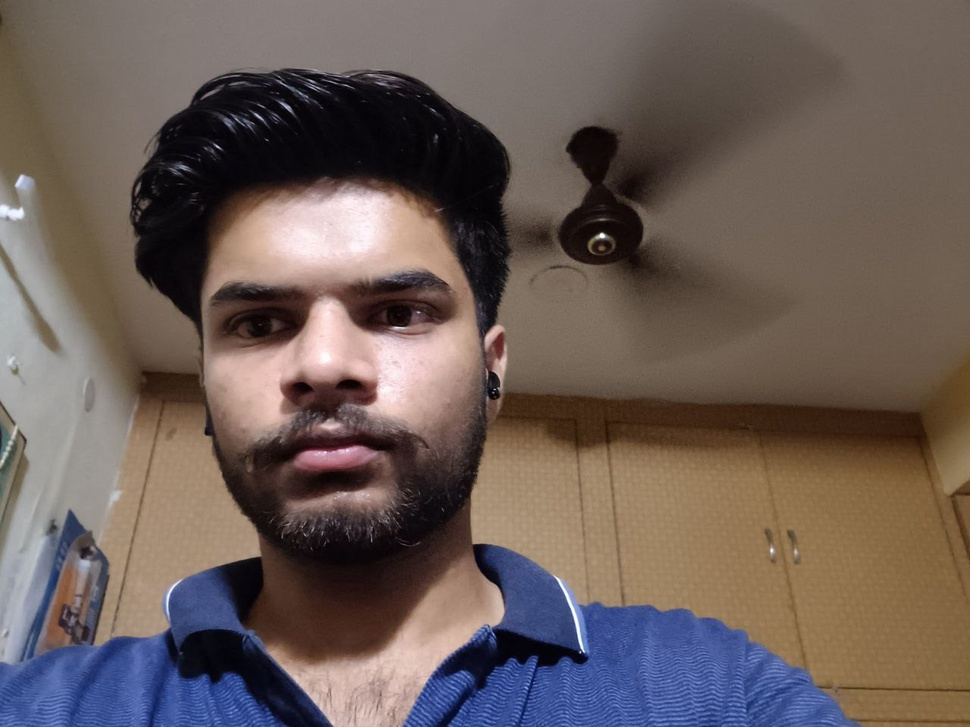
#> input picture assetss/reference.jpg, 970 x 727 px, shrunk from 1280 x 960 before the run, given in place of the camera
$ python tut5.py
#> lines starting #> are read from the running program, lines starting #| are printed output that depends on the picture; after the words box and inside, x2 and y2 are one past the last pixel; in counts of white or black regions, pixels touching at a corner belong together
import numpy as np
import cv2

cap = cv2.VideoCapture(0)

while True:
    ret, frame = cap.read()
#> frame is the input picture: shape (727, 970, 3); mean B, G, R 88.2, 93.2, 106.9
    width = cap.get(3)
    height = cap.get(4)

    hsv = cv2.cvtColor(frame, cv2.COLOR_BGR2HSV)
#> hsv: shape (727, 970, 3); mean H, S, V 39.3, 84.3, 115.1
    lower_blue = np.array([90, 50, 50])
    upper_blue = np.array([130, 255, 255])

    mask = cv2.inRange(hsv, lower_blue, upper_blue)
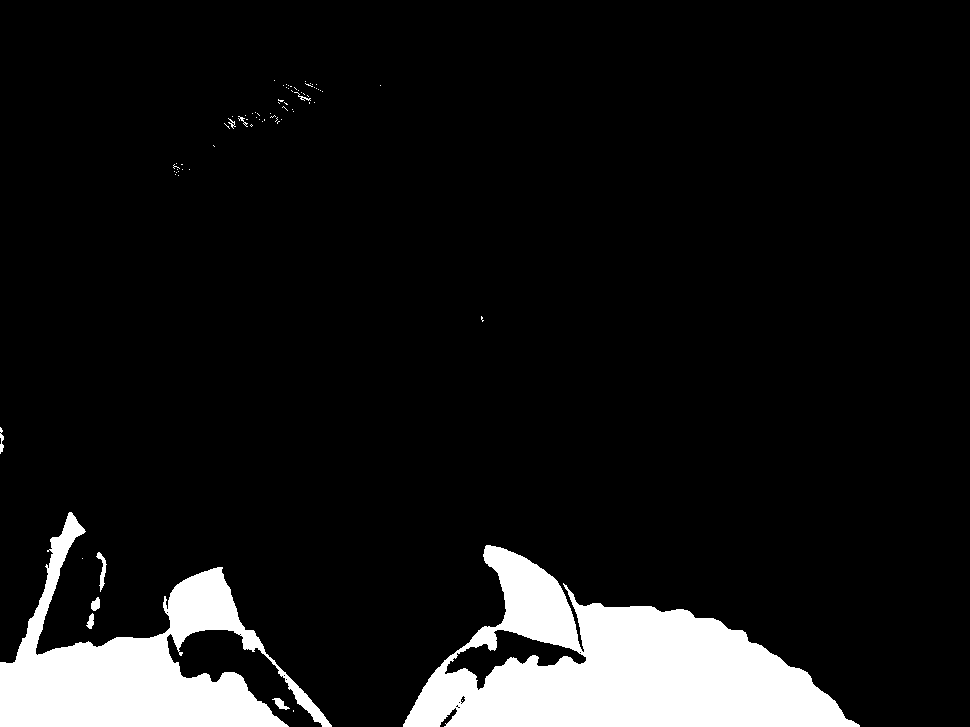
#> mask: shape (727, 970); 9.5% white; 75 white regions (65 under 20 px), largest, box (x1, y1, x2, y2) and area: (403, 545, 860, 727) 40658, (0, 512, 332, 727) 25767, (96, 552, 107, 592) 159

    result = cv2.bitwise_and(frame, frame, mask=mask)
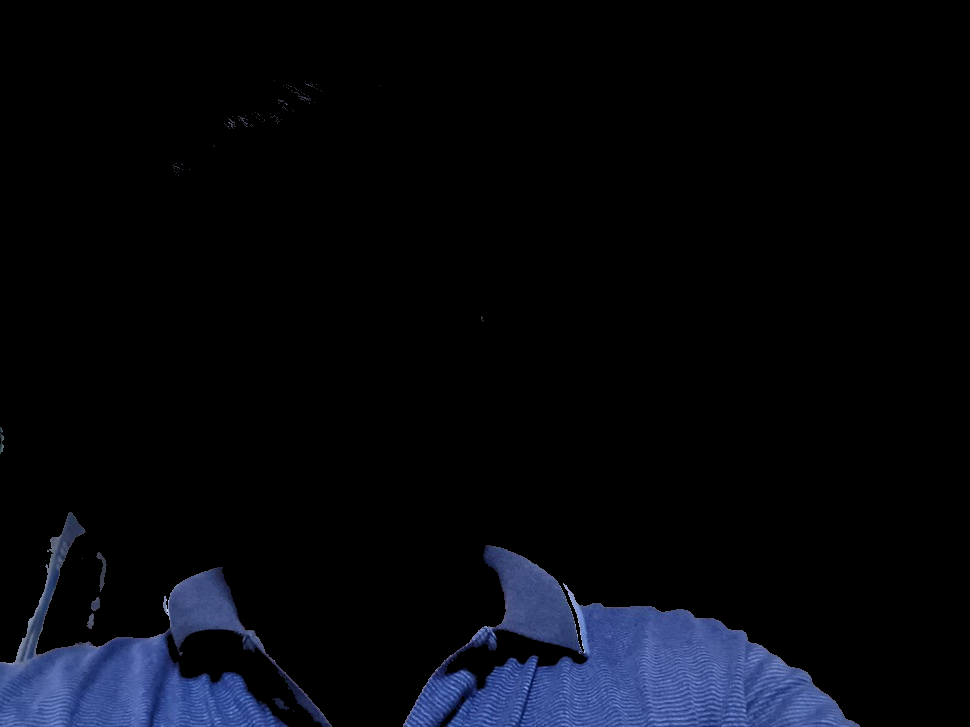
#> result: shape (727, 970, 3); mean B, G, R 13.5, 7.7, 5.9

    cv2.imshow('captured video', result)

    if cv2.waitKey(1) == ord('q'):
#> (key q is pressed here)
        break


cap.release()
cv2.destroyAllWindows()

$ run again, on assetss/template.jpg
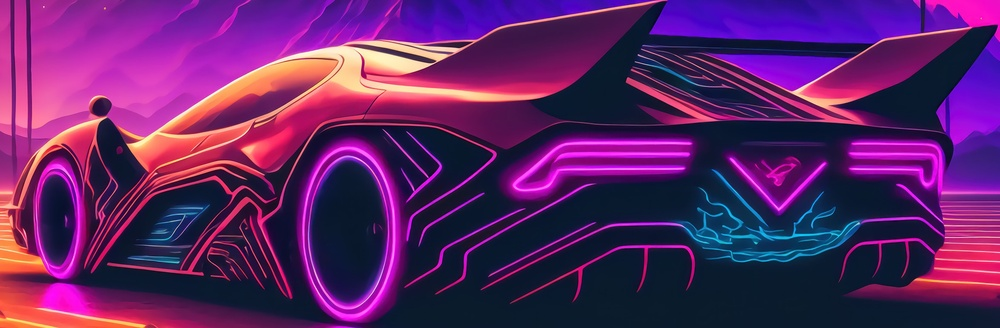
#> input picture assetss/template.jpg, 1000 x 328 px, shrunk from 2345 x 768 before the run, given in place of the camera
#> frame is the input picture: shape (328, 1000, 3); mean B, G, R 102.3, 35, 95.2
#> hsv: shape (328, 1000, 3); mean H, S, V 129.3, 197.7, 122.1
#> `mask = cv2.inRange(hsv, lower_blue, upper_blue)`:
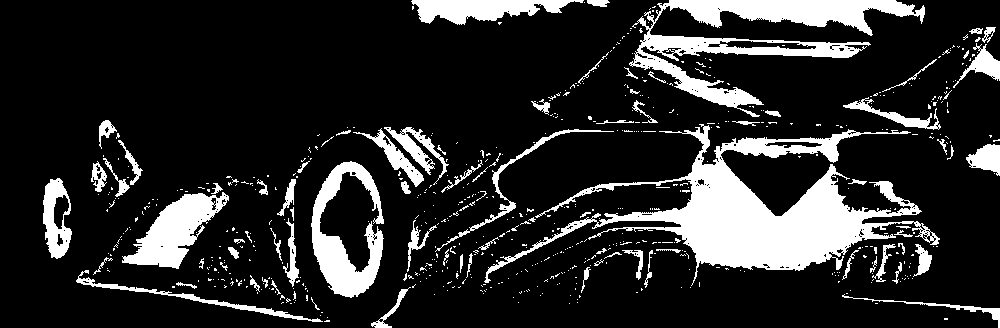
#> mask: shape (328, 1000); 16.6% white; 626 white regions (545 under 20 px), largest, box (x1, y1, x2, y2) and area: (484, 124, 940, 286) 19047, (629, 0, 925, 117) 9661, (311, 161, 384, 298) 4315
#> `result = cv2.bitwise_and(frame, frame, mask=mask)`:
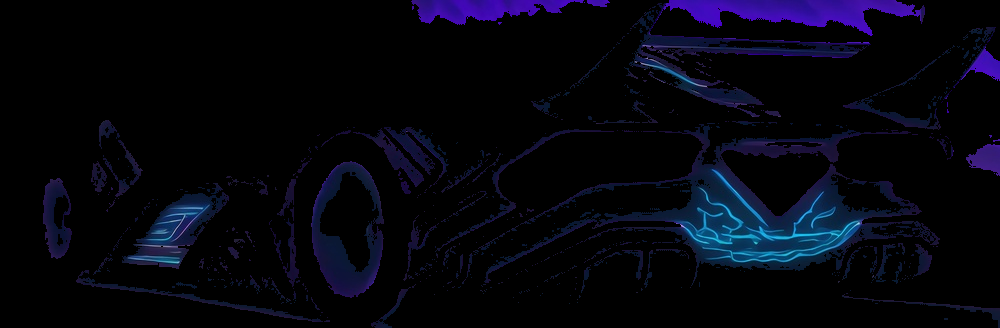
#> result: shape (328, 1000, 3); mean B, G, R 14.5, 5.2, 4.4
